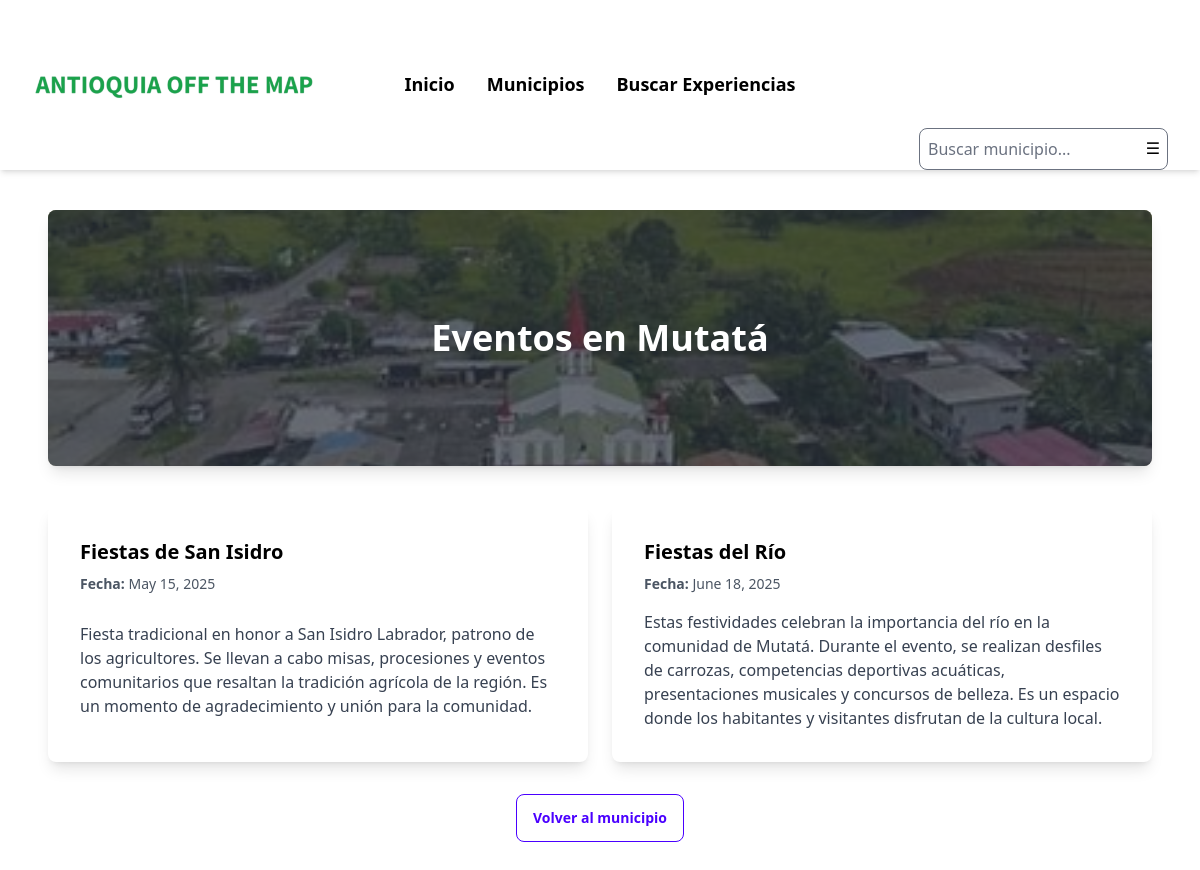
Before: /municipalities/3/events/ with the older database file.
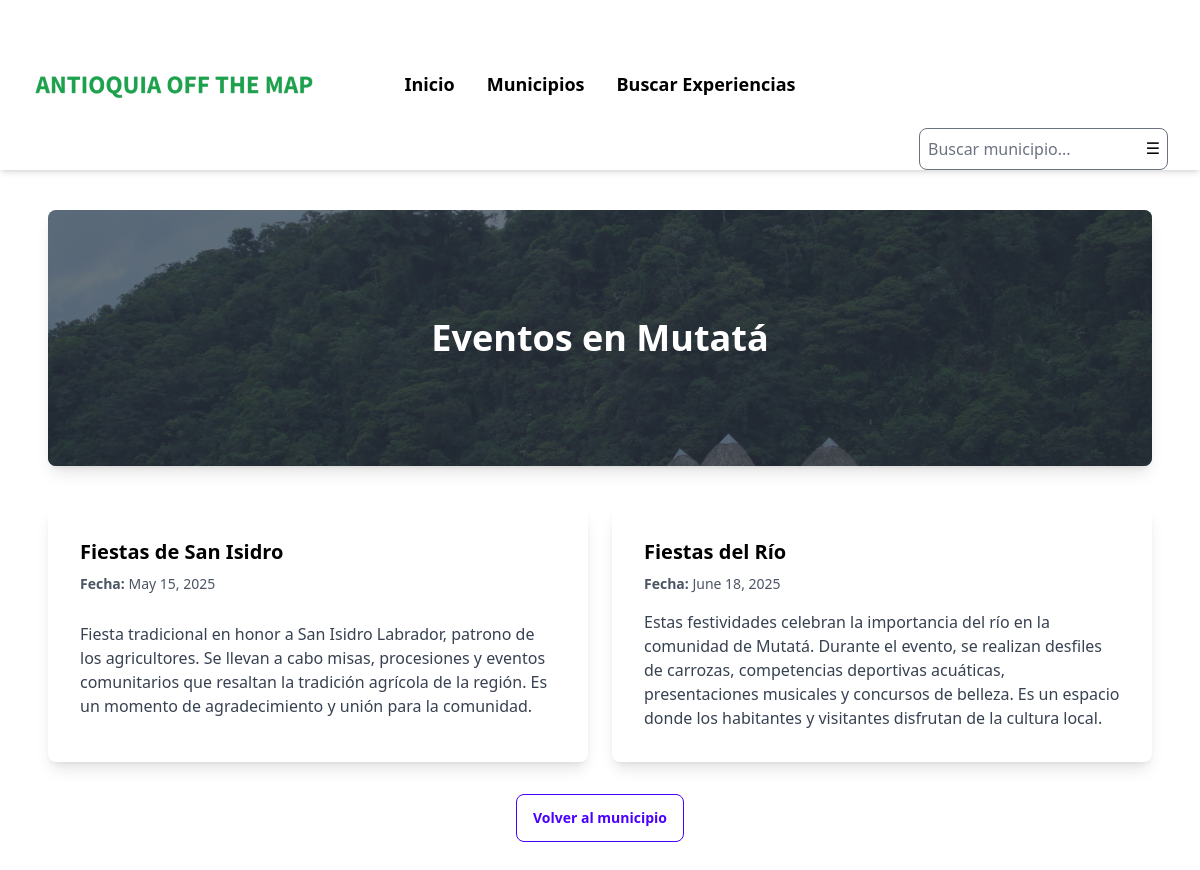
After: the same page with the newer database file.
### destination/models.py (models this page shows, shortened)
class Municipality(models.Model):
    LOCATION_CHOICES = [
        ('Valle de Aburrá', 'Valle de Aburrá'),
        ('Oriente Antioqueño', 'Oriente Antioqueño'),
        ('Suroeste Antioqueño', 'Suroeste Antioqueño'),
        ('Occidente Antioqueño', 'Occidente Antioqueño'),
        ('Nordeste Antioqueño', 'Nordeste Antioqueño'),
        ('Norte Antioqueño', 'Norte Antioqueño'),
        ('Magdalena Medio Antioqueño', 'Magdalena Medio Antioqueño'),
        ('Bajo Cauca Antioqueño', 'Bajo Cauca Antioqueño'),
        ('Urabá Antioqueño', 'Urabá Antioqueño'),
    ]
    name = models.CharField(max_length=100, unique=True)
    description = models.TextField()
    categories = models.ManyToManyField(Category, related_name="municipalities")
    location = models.CharField(max_length=50, choices=LOCATION_CHOICES)
    image = models.ImageField(upload_to='destination/municipalities/', null=True, blank=True)

### destination/views.py (the view)
# urls.py: path('municipalities/<int:municipality_id>/events/', views.event_calendar, name='municipality_events'),
def event_calendar(request, municipality_id):
    municipality = get_object_or_404(Municipality, id=municipality_id)
    events = municipality.events.all().order_by("date")  # Order events by date
    return render(request, "municipality_events.html", {"municipality": municipality, "events": events})

### destination/context_processors.py (called while the page is built)
def common_data(request):
    categories = Category.objects.all()
    locations = Municipality.objects.values_list('location', flat=True).distinct()
    return {
        'categories': categories,
        'locations': locations,
    }

### destination/templates/municipality_events.html (shortened to what this page needs)
{% extends 'base.html'%}
{% block content %}
<div class="max-w-6xl mx-auto px-6 py-10">
    <div class="hero h-64 rounded-lg shadow-lg overflow-hidden" style="background-image: url('{{ municipality.image.url }}');">
        <div class="hero-overlay bg-opacity-70"></div>
        <div class="hero-content text-center text-white">
            <h1 class="text-4xl font-bold">Eventos en {{ municipality.name }}</h1>
        </div>
    </div>
    <div class="mt-10">
        {% if events %}
            <div class="grid grid-cols-1 md:grid-cols-2 lg:grid-cols-2 gap-6">
                {% for event in events %}
                <div class="card bg-white shadow-lg rounded-lg overflow-hidden">
                    <div class="card-body">
                        <h2 class="card-title text-xl font-bold">{{ event.name }}</h2>
                        <p class="text-gray-600 text-sm"><strong>Fecha:</strong> {{ event.date }}</p>
                        <p class="text-gray-700 mt-2">{{ event.description }}</p>
                    </div>
                </div>
                {% endfor %}
            </div>
        {% else %}
            <div class="flex flex-col items-center text-center mt-10">
                <img src="" alt="No Events" class="w-64">
                <p class="text-gray-500 text-lg mt-4">No se encontraron eventos para este municipio.</p>
            </div>
        {% endif %}
    </div>
    <div class="mt-8 text-center">
        <a href="{% url 'municipality_detail' municipality.id %}" class="btn btn-outline btn-primary">Volver al municipio</a>
    </div>
</div>
{% endblock %}

Changed rows visible on the page:
changed Municipality "Mutatá": image: a different picture
